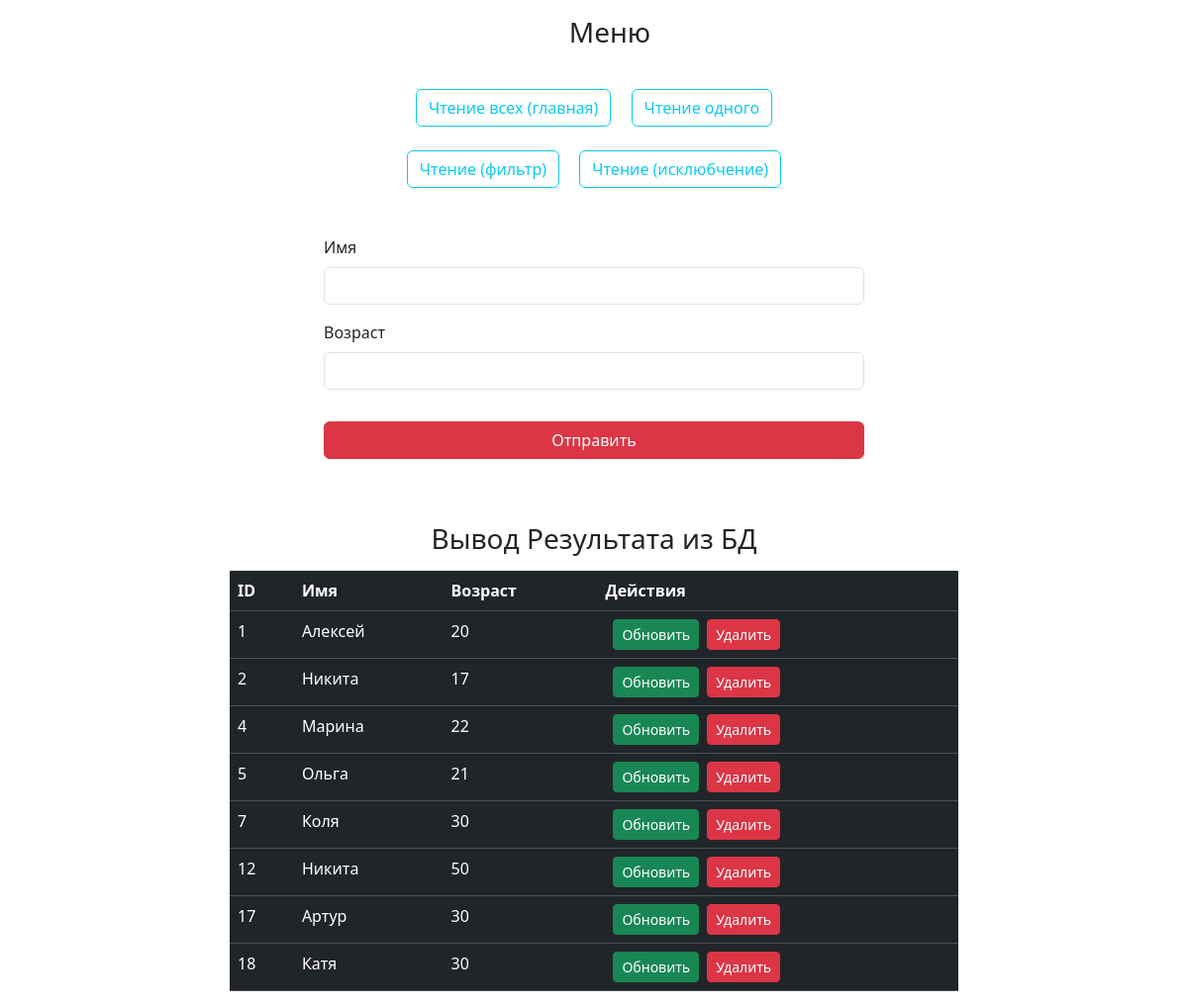
The page /operation on the database its author committed.
### dj_app/models.py (models this page shows)
class Person(models.Model):
    name = models.CharField(max_length=100)
    age = models.IntegerField()
    objects = models.Model  # Для подсветки в views.py

### dj_app/views.py (the view, shortened to what this page needs)
# urls.py: path('operation', views.operation, name="operation"),
def operation(request):
    button = request.GET.get("button")
    print("Нажата была кнопка:", button)
    if request.method == "GET":
        if button == "all" or button is None:
            form = OperationsForm()
            person = Person.objects.all()
            context = {"FORM": form, "TABLE": person}
            return render(request, "operation.html", context=context)

### dj_app/forms.py
class OperationsForm(forms.Form):
    pk = forms.IntegerField(label="ID", required=False, widget=forms.NumberInput(attrs={'class': 'form-control'}))
    name = forms.CharField(label="Имя", required=True, widget=forms.TextInput(attrs={'class': 'form-control'}))
    age = forms.IntegerField(label="Возраст", required=True, widget=forms.NumberInput(attrs={'class': 'form-control'}))

### templates/operation.html (shortened to what this page needs)
<!DOCTYPE html>
<html lang="en">
<head>
    <link href="https://cdn.jsdelivr.net/npm/bootstrap@5.3.8/dist/css/bootstrap.min.css" rel="stylesheet"
>
</head>
<body>
<div class="container">
    <div class="row">
        <h3 class="mx-3 my-3 text-center">Меню</h3>
        <div class="text-center">
            <a class="mt-4 mx-2 btn btn-outline-info" href="operation?button=all">Чтение всех (главная)</a>
            <a class="mt-4 mx-2 btn btn-outline-info" href="operation?button=one">Чтение одного</a>
            <br>
            <a class="mt-4 mx-2 btn btn-outline-info" href="operation?button=filter">Чтение (фильтр)</a>
            <a class="mt-4 mx-2 btn btn-outline-info" href="operation?button=exclude">Чтение (исклюбчение)</a>
        </div>
    </div>
    <div class="row">
        <div class="col-3"></div>
        <div class="col-6">
            <form class="rom g-2 pt-5 pb-5" method="POST">
                <div class="mb-3"><label class="form-label">{{ FORM.name.label }}</label>{{ FORM.name }}</div>
                <div class="mb-3"><label class="form-label">{{ FORM.age.label }}</label>{{ FORM.age }}</div>
                <div class="d-grid">
                    <button type="submit" class="btn btn-danger mt-3">Отправить</button>
                </div>
            </form>
        </div>
        <div class="col-3"></div>
    </div>
    <div class="row">
        <div class="col-2"></div>
        <div class="col-8">
            <h3 class="mx-3 my-3 text-center">Вывод Результата из БД</h3>
            <table class="table table-dark">
                <thead>
                    <tr>
                        <th scope="col">ID</th>
                        <th scope="col">Имя</th>
                        <th scope="col">Возраст</th>
                        <th scope="col">Действия</th>
                    </tr>
                </thead>
                <tbody>
                    {% for elm in TABLE %}
                        {% if PK != elm.id %}
                            <tr><td>{{ elm.id }}</td><td>{{ elm.name }}</td><td>{{ elm.age }}</td><td><a class="btn btn-sm mx-2 btn-success" href="operation?button=update&id={{ elm.id }}">Обновить</a><a class="btn btn-sm btn-danger" href="operation?button=delete&id={{ elm.id }}">Удалить</a></td></tr>
                            {% endif %}
                    {% endfor %}
                </tbody>
            </table>
        </div>
        <div class="col-2"></div>
    </div>
</div>
</body>
</html>

### rows shown on the page
Person: id "1", name "Алексей", age "20"
Person: id "2", name "Никита", age "17"
Person: id "4", name "Марина", age "22"
Person: id "5", name "Ольга", age "21"
Person: id "7", name "Коля", age "30"
Person: id "12", name "Никита", age "50"
Person: id "17", name "Артур", age "30"
Person: id "18", name "Катя", age "30"

### other values the page prints
{{ FORM.name.label }} "Имя"
{{ FORM.age.label }} "Возраст"
